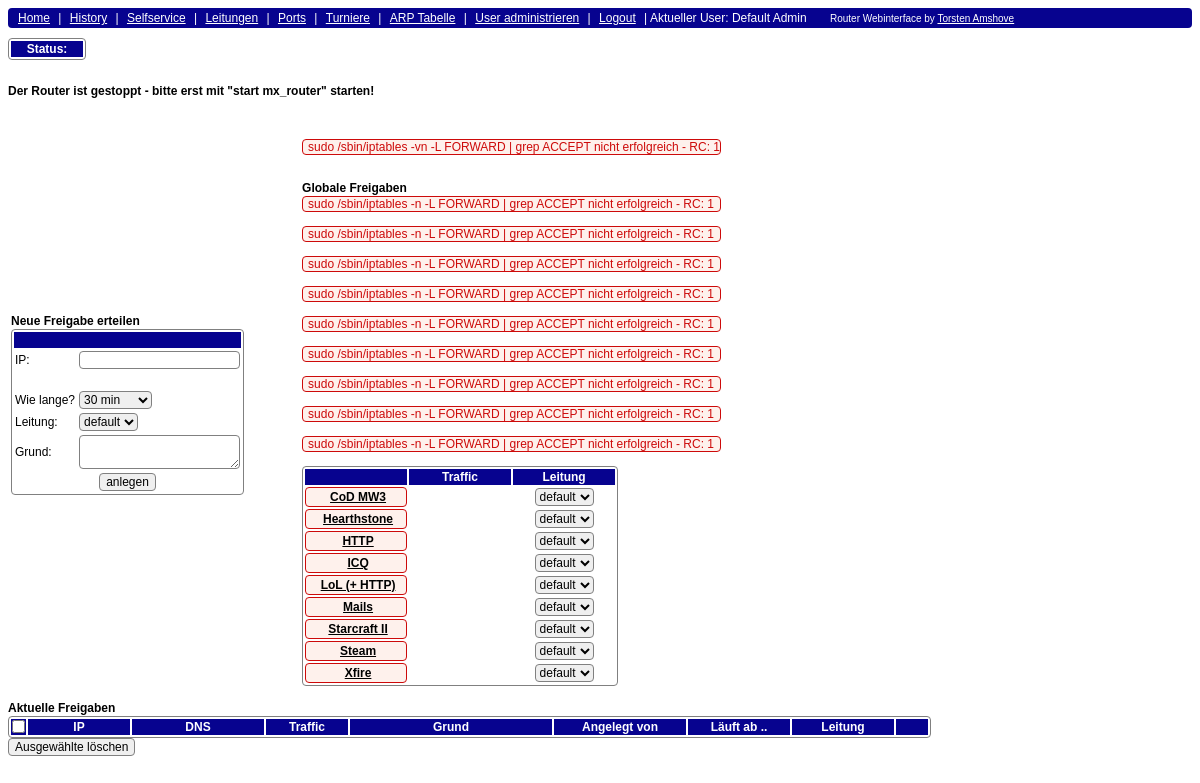
The page /webinterface/index.php (signed in) on the database its author committed.
### tables this page shows
CREATE TABLE IF NOT EXISTS `ports` (
  `id` int(10) unsigned NOT NULL AUTO_INCREMENT,
  `name` varchar(200) NULL,
  `active` tinyint(1) NULL,
  `leitung` tinyint(4) NOT NULL DEFAULT '0',
  `tcp` varchar(200) NULL,
  `udp` varchar(200) NULL,
  PRIMARY KEY (`id`)
);

### webinterface/config.inc.php (called while the page is built, shortened)
<?php
$iptables_cmd = "sudo /sbin/iptables";
?>

### webinterface/home.php (the view, shortened to what this page needs)
<?php
if($_SESSION["ad_level"] >= 1){
  echo "<table>";
  echo "  <tr>";
  echo "    <th width='70'>Status:</th>";
  echo "  </tr>";
  echo "</table>";
  if(exec("cat /proc/sys/net/ipv4/ip_forward") == 0) echo "<br><h2>Der Router ist gestoppt - bitte erst mit \"start mx_router\" starten!</h2>";
  echo "<br><br>";
  echo "<table style='border: 0px;'>";
  echo "  <tr><td valing='top'>";
  echo "<h3>Neue Freigabe erteilen</h3>";
  echo "<form action='index.php' method='POST'>";
  echo "<table>";
  echo "  <tr>";
  echo "    <th colspan='2'>&nbsp;</th>";
  echo "  </tr>";
  echo "  <tr>";
  echo "    <td>IP:</td>";
  echo "    <td><input type='text' name='ip' id='ip'></td>";
  echo "  </tr>";
  echo "  <tr>";
  echo "    <td colspan='2' align='center'>&nbsp;</td>";
  echo "  </tr>";
  echo "  <tr>";
  echo "    <td>Wie lange?</td>";
  echo "    <td><select name='end_date'>
    <option value='0'>dauerhaft</option>
    <option value='10'>10 min</option>
    <option value='30' selected>30 min</option>
    <option value='60'>1 std</option>
    <option value='120'>2 std</option>
    </td>";
  echo "  </tr>";
  echo "  <tr>";
  echo "    <td>Leitung:</td>";
  echo "    <td><select name='leitung'><option value='0'>default</option>";
  echo "    </select></td>";
  echo "  </tr>";
  echo "  <tr>";
  echo "    <td>Grund:</td>";
  echo "    <td><textarea name='reason'></textarea></td>";
  echo "  </tr>";
  echo "  <tr>";
  echo "    <td colspan='2' align='center'><input type='submit' name='add' value='anlegen'></td>";
  echo "  </tr>";
  echo "</table>";
  echo "</form><br><br>";
  echo "  </td><td width='50'>&nbsp;</td><td valign='top'>";
  $iptables_lines = iptables_list();
  $iptables_traffic = $iptables_lines[1];
  echo "<h3>Globale Freigaben</h3>";
  echo "<table>";
  echo "  <tr>";
  echo "    <th width='100'>&nbsp;</th>";
  echo "    <th width='100'>Traffic</th>";
  echo "    <th width='100'>Leitung</th>";
  echo "  </tr>";
  $query = mysqli_query($db,"SELECT * FROM ports ORDER BY name");
  while($row = mysqli_fetch_assoc($query)){
    $status = ports_open($row["id"]);
    $status_leitung = ports_open($row["id"],true);
    if($status[0] == true && $status[1] == true){
      $class = "meldung_ok";
      $do = "off";
    }elseif($status[0] == false && $status[1] == false){
      $class = "meldung_error";
      $do = "on";
    }else{
      $class = "meldung_notify";
      $do = "off";
    }
    echo "<form action='index.php' method='POST'>";
    echo "<tr>";
    echo "  <th class='$class'>";
    if($_SESSION["ad_level"] >= 4) echo "<a href='index.php?cmd=ports&do=$do&id=".$row["id"]."' onClick='return confirm(\"Die globale Regel f&uuml;r ".$row["name"]." wirklich &auml;ndern?\");'>";
    echo $row["name"];
    if($_SESSION["ad_level"] >= 4) echo "</a>";
    echo "    <td align='center'>".$iptables_traffic[escapeshellarg($row["name"])]."</td>";
    if($_SESSION["ad_level"] >= 4) $disabled = "";
    else $disabled = "disabled='disabled'";
    echo "    <td align='center'><select $disabled name='leitung' onChange='if(confirm(\"Leitungszuordnung f&uuml;r ".$row["name"]." wirklich &auml;ndern?\\nACHTUNG: Die Regel gilt auch, wenn die globale Freischaltung deaktiviert ist!\")) this.form.submit();'><option value='0'>default</option>";
    echo "    </select></td>";
    echo "  </th>";
    echo "</tr>";
    echo "</form>";
  }
  echo "</table>";
  echo "  </td></tr>";
  echo "</table>";
  echo "<form action='index.php?cmd=del' method='POST' style='display: inline;'>";
  echo "<h3>Aktuelle Freigaben</h3>";
  echo "<table class='hover_row sortierbar'>";
  echo "  <thead>";
  echo "  <tr>";
  echo "    <th width='10'><input type='checkbox' id='chk_all' onClick='select_all();' style='margin: 0px;'></th>";
  echo "    <th class='sortierbar vorsortiert+' width='100'>IP</th>";
  echo "    <th class='sortierbar' width='130'>DNS</th>";
  echo "    <th class='sortierbar' width='80'>Traffic</th>";
  echo "    <th class='sortierbar' width='200'>Grund</th>";
  echo "    <th class='sortierbar' width='130'>Angelegt von</th>";
  echo "    <th class='sortierbar' width='100'>L&auml;uft ab ..</th>";
  echo "    <th class='sortierbar' width='100'>Leitung</th>";
  echo "    <th class='sortierbar' width='30'>&nbsp;</th>";
  echo "  </tr>";
  echo "  </thead>";
  echo "</table>";
  echo "<input type='submit' name='del_more' value='Ausgew&auml;hlte l&ouml;schen' onClick='return confirm(\"Ausgew&auml;hlte Freigaben wirklich l&ouml;schen?\");'>";
  echo "</form>";
}
?>

### webinterface/index.php (shortened to what this page needs)
<?php
require("config.inc.php");
require("functions.inc.php");
?>
<!DOCTYPE html PUBLIC "-//W3C//DTD XHTML 1.0 Transitional//EN"
 "http://www.w3.org/TR/xhtml1/DTD/xhtml1-transitional.dtd">
<html xmlns="http://www.w3.org/1999/xhtml" xml:lang="de" lang="de" dir="ltr">
<head>
  <link rel="stylesheet" href="css/smoothness/jquery-ui-1.10.4.custom.css">
  <link rel="stylesheet" type="text/css" href="css/style.css" />
</head>
<body>
<?php
if(!$logged_in){
  echo "<form action='index.php' method='POST'>
  <table>
    <tr>
      <th colspan='2'>Login</th>
    </tr>
    <tr>
      <td width='60'>Login:</td>
      <td><input type='text' name='login'></td>
    </tr>
    <tr>
      <td>Pw:</td>
      <td><input type='password' name='pw'></td>
    </tr>
    <tr>
      <td colspan='2' align='center'><input type='submit' name='submit_login' value='login'></td>
    </tr>
  </table>
  </form>";
}else{
  echo "<div class='navi'><a class='navi' href='index.php'>Home</a>";
  echo " | <a class='navi' href='index.php?page=history'>History</a>";
  echo " | <a class='navi' href='index.php?page=selfservice'>Selfservice</a>";
  echo " | <a class='navi' href='index.php?page=leitungen'>Leitungen</a>";
  if($_SESSION["ad_level"] >= 4) echo " | <a class='navi' href='index.php?page=ports'>Ports</a>";
  if($_SESSION["ad_level"] >= 4) echo " | <a class='navi' href='index.php?page=turniere'>Turniere</a>";
  if($_SESSION["ad_level"] >= 4) echo " | <a class='navi' href='index.php?page=arp_table'>ARP Tabelle</a>";
  if($_SESSION["ad_level"] >= 5) echo " | <a class='navi' href='index.php?page=user'>User administrieren</a>";
  echo " | <a class='navi' href='index.php?logout=true'>Logout</a>";
  echo " | Aktueller User: ".$_SESSION["user_name"];
  echo "&nbsp;&nbsp;&nbsp;&nbsp;&nbsp;&nbsp; <font style='font-size: 10px'>Router Webinterface by <a style='color:#FFFFFF; font-size: 10px;' href='http://www.amshove.net/' target='_blank'>Torsten Amshove</a></font>";
  echo "</div>";
  switch($_GET["page"]){
    default: include("home.php"); break;
  }
}
?>
</body>
</html>

### webinterface/functions.inc.php (shortened to what this page needs)
<?php
$db = mysqli_connect($mysql_host,$mysql_user,$mysql_pw) or die(mysql_error($db));
mysqli_select_db($db,$mysql_db) or die(mysql_error($db));
if(!empty($_SESSION["user_name"])) $logged_in = true;
else $logged_in = false;
function iptables_list($leitung=false){
  global $iptables_cmd;
  if(!$leitung) $cmd = $iptables_cmd." -vn -L FORWARD | grep ACCEPT";
  else $cmd = $iptables_cmd." -t mangle -n -L PREROUTING | grep MARK";
  exec($cmd,$retarr,$retrc);
  if(!$leitung && $retrc != 0){
    if($_SESSION["ad_level"] >= 5) echo "<div class='meldung_error'>$cmd nicht erfolgreich - RC: $retrc</div><br>";
    return false;
  }
  $array = array();
  return array($array,$traffic);
}
function ports_open($id,$leitung=false){
  global $iptables_cmd, $db;
  $id = mysqli_real_escape_string($db,$id);
  $values = mysqli_fetch_assoc(mysqli_query($db,"SELECT * FROM ports WHERE id = '".$id."' LIMIT 1"));
  if(!$leitung) $cmd = $iptables_cmd." -n -L FORWARD | grep ACCEPT";
  else $cmd = $iptables_cmd." -t mangle -n -L PREROUTING | grep MARK";
  exec($cmd,$retarr,$retrc);
  if(!$leitung && $retrc != 0){
    if($_SESSION["ad_level"] >= 5) echo "<div class='meldung_error'>$cmd nicht erfolgreich - RC: $retrc</div><br>";
    return false;
  }
  $tcp = false;
  $udp = false;
  $pos = 0;
  if(empty($values["udp"])) $udp = $tcp;
  return array($tcp,$udp,$line_nr,$pos);
}
?>

### webinterface/css/style.css (style rules this page uses)
* { font-family: Arial, verdana, sans-serif; font-size: 12px; }
a { color: #000000; }
table { border: 1px solid gray; -moz-border-radius: 4px; -webkit-border-radius: 4px; border-radius: 4px; }
th { background-color: #07038F; color: #FFFFFF; }
input,select,textarea { border: 1px solid gray; -moz-border-radius: 4px; -webkit-border-radius: 4px; border-radius: 4px; }
h3 { margin-bottom: 1px; }
.meldung_error { background-color: #FEF1EC; border: 1px solid #CD0A0A; color: #CD0A0A; padding-left: 5px; -moz-border-radius: 4px; -webkit-border-radius: 4px; border-radius: 4px; }
.navi { background-color: #07038F; color: #FFFFFF; padding: 3px 5px; margin-bottom: 10px; -moz-border-radius: 4px; -webkit-border-radius: 4px; border-radius: 4px; }
table.hover_row tr:nth-child(odd) { background-color: #F0F0F0; }

### rows shown on the page
ports: name "CoD MW3", leitung "default"
ports: name "Hearthstone", leitung "default"
ports: name "HTTP", leitung "default"
ports: name "ICQ", leitung "default"
ports: name "LoL (+ HTTP)", leitung "default"
ports: name "Mails", leitung "default"
ports: name "Starcraft II", leitung "default"
ports: name "Steam", leitung "default"
ports: name "Xfire", leitung "default"

### other values the page prints
$_SESSION["user_name"] "Default Admin"
$cmd "sudo /sbin/iptables -vn -L FORWARD | grep ACCEPT"
$retrc "1"
